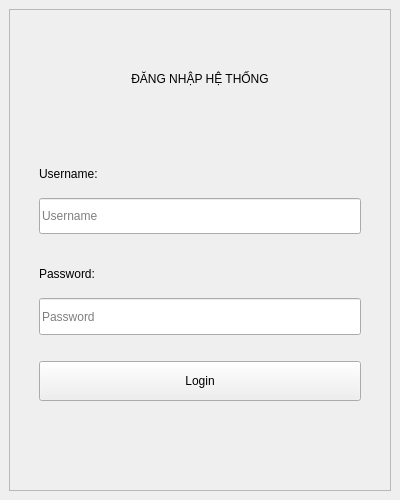
<?xml version="1.0" encoding="UTF-8"?>
<ui version="4.0">
 <class>LoginUI</class>
 <widget class="QMainWindow" name="LoginUI">
  <property name="geometry">
   <rect>
    <x>0</x>
    <y>0</y>
    <width>400</width>
    <height>500</height>
   </rect>
  </property>
  <property name="sizePolicy">
   <sizepolicy hsizetype="Minimum" vsizetype="Minimum">
    <horstretch>0</horstretch>
    <verstretch>0</verstretch>
   </sizepolicy>
  </property>
  <property name="minimumSize">
   <size>
    <width>300</width>
    <height>500</height>
   </size>
  </property>
  <property name="maximumSize">
   <size>
    <width>400</width>
    <height>500</height>
   </size>
  </property>
  <property name="windowTitle">
   <string>MainWindow</string>
  </property>
  <widget class="QWidget" name="centralwidget">
   <layout class="QGridLayout" name="gridLayout">
    <item row="0" column="0">
     <widget class="QFrame" name="loginframe">
      <property name="styleSheet">
       <string notr="true">#loginframe{
padding: 20px
}</string>
      </property>
      <property name="frameShape">
       <enum>QFrame::StyledPanel</enum>
      </property>
      <property name="frameShadow">
       <enum>QFrame::Raised</enum>
      </property>
      <layout class="QGridLayout" name="gridLayout_2">
       <item row="6" column="0">
        <widget class="QPushButton" name="Btn_login">
         <property name="minimumSize">
          <size>
           <width>0</width>
           <height>40</height>
          </size>
         </property>
         <property name="cursor">
          <cursorShape>PointingHandCursor</cursorShape>
         </property>
         <property name="styleSheet">
          <string notr="true">font: 12pt &quot;MS Shell Dlg 2&quot;;</string>
         </property>
         <property name="text">
          <string>Login</string>
         </property>
        </widget>
       </item>
       <item row="0" column="0">
        <widget class="QLabel" name="label">
         <property name="maximumSize">
          <size>
           <width>400</width>
           <height>16777215</height>
          </size>
         </property>
         <property name="styleSheet">
          <string notr="true">
font: 75 18pt &quot;MS Shell Dlg 2&quot;
</string>
         </property>
         <property name="text">
          <string>ĐĂNG NHẬP HỆ THỐNG</string>
         </property>
         <property name="alignment">
          <set>Qt::AlignCenter</set>
         </property>
        </widget>
       </item>
       <item row="3" column="0">
        <spacer name="verticalSpacer_2">
         <property name="orientation">
          <enum>Qt::Vertical</enum>
         </property>
         <property name="sizeType">
          <enum>QSizePolicy::Fixed</enum>
         </property>
         <property name="sizeHint" stdset="0">
          <size>
           <width>20</width>
           <height>15</height>
          </size>
         </property>
        </spacer>
       </item>
       <item row="4" column="0">
        <layout class="QVBoxLayout" name="verticalLayout_2">
         <item>
          <widget class="QLabel" name="label_3">
           <property name="styleSheet">
            <string notr="true">font: 75 12pt &quot;MS Shell Dlg 2&quot;;</string>
           </property>
           <property name="text">
            <string>Password:</string>
           </property>
          </widget>
         </item>
         <item>
          <widget class="QLineEdit" name="Line_Password">
           <property name="sizePolicy">
            <sizepolicy hsizetype="Expanding" vsizetype="Preferred">
             <horstretch>0</horstretch>
             <verstretch>0</verstretch>
            </sizepolicy>
           </property>
           <property name="styleSheet">
            <string notr="true">font: 10pt &quot;MS Shell Dlg 2&quot;;</string>
           </property>
           <property name="echoMode">
            <enum>QLineEdit::Password</enum>
           </property>
           <property name="placeholderText">
            <string>Password</string>
           </property>
          </widget>
         </item>
        </layout>
       </item>
       <item row="2" column="0">
        <layout class="QVBoxLayout" name="verticalLayout">
         <item>
          <widget class="QLabel" name="label_2">
           <property name="styleSheet">
            <string notr="true">font: 75 12pt &quot;MS Shell Dlg 2&quot;;</string>
           </property>
           <property name="text">
            <string>Username:</string>
           </property>
          </widget>
         </item>
         <item>
          <widget class="QLineEdit" name="Line_Username">
           <property name="enabled">
            <bool>true</bool>
           </property>
           <property name="sizePolicy">
            <sizepolicy hsizetype="Preferred" vsizetype="Preferred">
             <horstretch>0</horstretch>
             <verstretch>0</verstretch>
            </sizepolicy>
           </property>
           <property name="styleSheet">
            <string notr="true">font: 10pt &quot;MS Shell Dlg 2&quot;;</string>
           </property>
           <property name="placeholderText">
            <string>Username</string>
           </property>
          </widget>
         </item>
        </layout>
       </item>
       <item row="7" column="0">
        <spacer name="verticalSpacer_3">
         <property name="orientation">
          <enum>Qt::Vertical</enum>
         </property>
         <property name="sizeType">
          <enum>QSizePolicy::Fixed</enum>
         </property>
         <property name="sizeHint" stdset="0">
          <size>
           <width>20</width>
           <height>60</height>
          </size>
         </property>
        </spacer>
       </item>
       <item row="5" column="0">
        <spacer name="verticalSpacer_4">
         <property name="orientation">
          <enum>Qt::Vertical</enum>
         </property>
         <property name="sizeType">
          <enum>QSizePolicy::Fixed</enum>
         </property>
         <property name="sizeHint" stdset="0">
          <size>
           <width>20</width>
           <height>20</height>
          </size>
         </property>
        </spacer>
       </item>
       <item row="1" column="0">
        <spacer name="verticalSpacer">
         <property name="orientation">
          <enum>Qt::Vertical</enum>
         </property>
         <property name="sizeType">
          <enum>QSizePolicy::Fixed</enum>
         </property>
         <property name="sizeHint" stdset="0">
          <size>
           <width>20</width>
           <height>30</height>
          </size>
         </property>
        </spacer>
       </item>
      </layout>
     </widget>
    </item>
   </layout>
  </widget>
 </widget>
 <tabstops>
  <tabstop>Line_Username</tabstop>
  <tabstop>Line_Password</tabstop>
  <tabstop>Btn_login</tabstop>
 </tabstops>
 <resources/>
 <connections/>
</ui>
